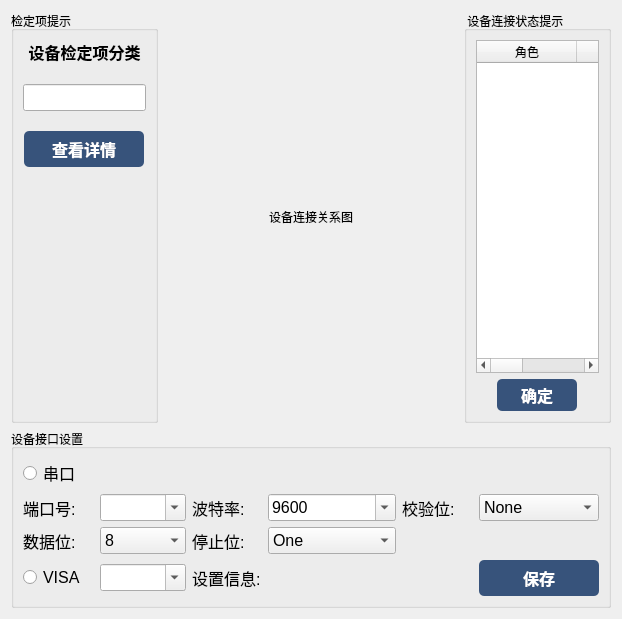
         <widget class="QWidget" name="page_3">
          <layout class="QVBoxLayout" name="verticalLayout_15">
           <item>
            <layout class="QHBoxLayout" name="horizontalLayout_10" stretch="1,2,1">
             <item>
              <widget class="QGroupBox" name="groupBox_6">
               <property name="title">
                <string>检定项提示</string>
               </property>
               <layout class="QVBoxLayout" name="verticalLayout_17">
                <property name="spacing">
                 <number>20</number>
                </property>
                <item>
                 <widget class="QLabel" name="label_32">
                  <property name="font">
                   <font>
                    <pointsize>12</pointsize>
                    <weight>75</weight>
                    <bold>true</bold>
                   </font>
                  </property>
                  <property name="text">
                   <string>设备检定项分类</string>
                  </property>
                  <property name="alignment">
                   <set>Qt::AlignCenter</set>
                  </property>
                 </widget>
                </item>
                <item>
                 <widget class="QLineEdit" name="lineEdit_category">
                  <property name="font">
                   <font>
                    <pointsize>12</pointsize>
                   </font>
                  </property>
                  <property name="readOnly">
                   <bool>true</bool>
                  </property>
                 </widget>
                </item>
                <item>
                 <layout class="QHBoxLayout" name="horizontalLayout_19">
                  <item>
                   <spacer name="horizontalSpacer_17">
                    <property name="orientation">
                     <enum>Qt::Horizontal</enum>
                    </property>
                    <property name="sizeHint" stdset="0">
                     <size>
                      <width>40</width>
                      <height>20</height>
                     </size>
                    </property>
                   </spacer>
                  </item>
                  <item>
                   <widget class="QPushButton" name="pushButton_7">
                    <property name="minimumSize">
                     <size>
                      <width>120</width>
                      <height>36</height>
                     </size>
                    </property>
                    <property name="font">
                     <font>
                      <pointsize>12</pointsize>
                      <weight>75</weight>
                      <bold>true</bold>
                     </font>
                    </property>
                    <property name="styleSheet">
                     <string notr="true">color: rgb(255, 255, 255);
background-color: rgb(55, 83, 123);
border-radius:5px;</string>
                    </property>
                    <property name="text">
                     <string>查看详情</string>
                    </property>
                    <property name="icon">
                     <iconset>
                      <normalon>:/image/Index/u794.svg</normalon>
                     </iconset>
                    </property>
                   </widget>
                  </item>
                  <item>
                   <spacer name="horizontalSpacer_18">
                    <property name="orientation">
                     <enum>Qt::Horizontal</enum>
                    </property>
                    <property name="sizeHint" stdset="0">
                     <size>
                      <width>40</width>
                      <height>20</height>
                     </size>
                    </property>
                   </spacer>
                  </item>
                 </layout>
                </item>
                <item>
                 <spacer name="verticalSpacer">
                  <property name="orientation">
                   <enum>Qt::Vertical</enum>
                  </property>
                  <property name="sizeHint" stdset="0">
                   <size>
                    <width>20</width>
                    <height>244</height>
                   </size>
                  </property>
                 </spacer>
                </item>
               </layout>
              </widget>
             </item>
             <item>
              <widget class="QLabel" name="label_8">
               <property name="text">
                <string>设备连接关系图</string>
               </property>
               <property name="alignment">
                <set>Qt::AlignCenter</set>
               </property>
              </widget>
             </item>
             <item>
              <widget class="QGroupBox" name="groupBox">
               <property name="title">
                <string> 设备连接状态提示</string>
               </property>
               <layout class="QVBoxLayout" name="verticalLayout_2">
                <property name="spacing">
                 <number>6</number>
                </property>
                <item>
                 <widget class="QTableWidget" name="tableWidget_3">
                  <property name="editTriggers">
                   <set>QAbstractItemView::NoEditTriggers</set>
                  </property>
                  <column>
                   <property name="text">
                    <string>角色</string>
                   </property>
                  </column>
                  <column>
                   <property name="text">
                    <string>设备名称</string>
                   </property>
                  </column>
                  <column>
                   <property name="text">
                    <string>连接状态</string>
                   </property>
                  </column>
                 </widget>
                </item>
                <item>
                 <layout class="QHBoxLayout" name="horizontalLayout_13">
                  <item>
                   <spacer name="horizontalSpacer_12">
                    <property name="orientation">
                     <enum>Qt::Horizontal</enum>
                    </property>
                    <property name="sizeHint" stdset="0">
                     <size>
                      <width>40</width>
                      <height>20</height>
                     </size>
                    </property>
                   </spacer>
                  </item>
                  <item>
                   <widget class="QPushButton" name="pushButton_13">
                    <property name="sizePolicy">
                     <sizepolicy hsizetype="Fixed" vsizetype="Fixed">
                      <horstretch>0</horstretch>
                      <verstretch>0</verstretch>
                     </sizepolicy>
                    </property>
                    <property name="minimumSize">
                     <size>
                      <width>80</width>
                      <height>32</height>
                     </size>
                    </property>
                    <property name="font">
                     <font>
                      <pointsize>12</pointsize>
                      <weight>75</weight>
                      <bold>true</bold>
                     </font>
                    </property>
                    <property name="styleSheet">
                     <string notr="true">color: rgb(255, 255, 255);
background-color: rgb(55, 83, 123);
border-radius:5px;</string>
                    </property>
                    <property name="text">
                     <string>确定</string>
                    </property>
                   </widget>
                  </item>
                  <item>
                   <spacer name="horizontalSpacer_11">
                    <property name="orientation">
                     <enum>Qt::Horizontal</enum>
                    </property>
                    <property name="sizeHint" stdset="0">
                     <size>
                      <width>40</width>
                      <height>20</height>
                     </size>
                    </property>
                   </spacer>
                  </item>
                 </layout>
                </item>
               </layout>
              </widget>
             </item>
            </layout>
           </item>
           <item>
            <widget class="QGroupBox" name="groupBox_2">
             <property name="sizePolicy">
              <sizepolicy hsizetype="Preferred" vsizetype="Fixed">
               <horstretch>0</horstretch>
               <verstretch>0</verstretch>
              </sizepolicy>
             </property>
             <property name="minimumSize">
              <size>
               <width>0</width>
               <height>160</height>
              </size>
             </property>
             <property name="title">
              <string>设备接口设置</string>
             </property>
             <layout class="QGridLayout" name="gridLayout_4">
              <item row="0" column="0">
               <widget class="QRadioButton" name="radioButton_serial">
                <property name="font">
                 <font>
                  <pointsize>12</pointsize>
                 </font>
                </property>
                <property name="text">
                 <string>串口</string>
                </property>
               </widget>
              </item>
              <item row="1" column="0">
               <widget class="QLabel" name="label_16">
                <property name="font">
                 <font>
                  <pointsize>12</pointsize>
                 </font>
                </property>
                <property name="text">
                 <string>端口号:</string>
                </property>
               </widget>
              </item>
              <item row="1" column="1">
               <widget class="QComboBox" name="comboBox_port">
                <property name="font">
                 <font>
                  <pointsize>12</pointsize>
                 </font>
                </property>
                <property name="editable">
                 <bool>true</bool>
                </property>
               </widget>
              </item>
              <item row="1" column="2">
               <widget class="QLabel" name="label_20">
                <property name="font">
                 <font>
                  <pointsize>12</pointsize>
                 </font>
                </property>
                <property name="text">
                 <string>波特率:</string>
                </property>
               </widget>
              </item>
              <item row="1" column="3">
               <widget class="QComboBox" name="comboBox_baurt">
                <property name="font">
                 <font>
                  <pointsize>12</pointsize>
                 </font>
                </property>
                <property name="editable">
                 <bool>true</bool>
                </property>
                <property name="currentText">
                 <string>9600</string>
                </property>
                <property name="currentIndex">
                 <number>1</number>
                </property>
                <item>
                 <property name="text">
                  <string>4800</string>
                 </property>
                </item>
                <item>
                 <property name="text">
                  <string>9600</string>
                 </property>
                </item>
                <item>
                 <property name="text">
                  <string>14400</string>
                 </property>
                </item>
                <item>
                 <property name="text">
                  <string>19200</string>
                 </property>
                </item>
                <item>
                 <property name="text">
                  <string>38400</string>
                 </property>
                </item>
               </widget>
              </item>
              <item row="1" column="4">
               <widget class="QLabel" name="label_19">
                <property name="font">
                 <font>
                  <pointsize>12</pointsize>
                 </font>
                </property>
                <property name="text">
                 <string>校验位:</string>
                </property>
               </widget>
              </item>
              <item row="1" column="5">
               <widget class="QComboBox" name="comboBox_check">
                <property name="font">
                 <font>
                  <pointsize>12</pointsize>
                 </font>
                </property>
                <item>
                 <property name="text">
                  <string>None</string>
                 </property>
                </item>
                <item>
                 <property name="text">
                  <string>Odd</string>
                 </property>
                </item>
                <item>
                 <property name="text">
                  <string>Even</string>
                 </property>
                </item>
               </widget>
              </item>
              <item row="2" column="0">
               <widget class="QLabel" name="label_18">
                <property name="font">
                 <font>
                  <pointsize>12</pointsize>
                 </font>
                </property>
                <property name="text">
                 <string>数据位:</string>
                </property>
               </widget>
              </item>
              <item row="2" column="1">
               <widget class="QComboBox" name="comboBox_data">
                <property name="font">
                 <font>
                  <pointsize>12</pointsize>
                 </font>
                </property>
                <property name="currentIndex">
                 <number>1</number>
                </property>
                <item>
                 <property name="text">
                  <string>7</string>
                 </property>
                </item>
                <item>
                 <property name="text">
                  <string>8</string>
                 </property>
                </item>
               </widget>
              </item>
              <item row="2" column="2">
               <widget class="QLabel" name="label_17">
                <property name="font">
                 <font>
                  <pointsize>12</pointsize>
                 </font>
                </property>
                <property name="text">
                 <string>停止位:</string>
                </property>
               </widget>
              </item>
              <item row="2" column="3">
               <widget class="QComboBox" name="comboBox_stop">
                <property name="font">
                 <font>
                  <pointsize>12</pointsize>
                 </font>
                </property>
                <property name="currentIndex">
                 <number>1</number>
                </property>
                <item>
                 <property name="text">
                  <string>None</string>
                 </property>
                </item>
                <item>
                 <property name="text">
                  <string>One</string>
                 </property>
                </item>
                <item>
                 <property name="text">
                  <string>Two</string>
                 </property>
                </item>
                <item>
                 <property name="text">
                  <string>OnePointFive</string>
                 </property>
                </item>
               </widget>
              </item>
              <item row="3" column="0">
               <widget class="QRadioButton" name="radioButton_visa">
                <property name="font">
                 <font>
                  <pointsize>12</pointsize>
                 </font>
                </property>
                <property name="text">
                 <string>VISA</string>
                </property>
               </widget>
              </item>
              <item row="3" column="1">
               <widget class="QComboBox" name="comboBox_visa">
                <property name="font">
                 <font>
                  <pointsize>12</pointsize>
                 </font>
                </property>
                <property name="editable">
                 <bool>true</bool>
                </property>
               </widget>
              </item>
              <item row="3" column="5">
               <widget class="QPushButton" name="pushButton_8">
                <property name="minimumSize">
                 <size>
                  <width>120</width>
                  <height>36</height>
                 </size>
                </property>
                <property name="font">
                 <font>
                  <pointsize>12</pointsize>
                  <weight>75</weight>
                  <bold>true</bold>
                 </font>
                </property>
                <property name="styleSheet">
                 <string notr="true">color: rgb(255, 255, 255);
background-color: rgb(55, 83, 123);
border-radius:5px;</string>
                </property>
                <property name="text">
                 <string>保存</string>
                </property>
               </widget>
              </item>
              <item row="3" column="2">
               <widget class="QLabel" name="label_33">
                <property name="font">
                 <font>
                  <pointsize>12</pointsize>
                 </font>
                </property>
                <property name="text">
                 <string>设置信息:</string>
                </property>
               </widget>
              </item>
              <item row="3" column="3">
               <widget class="QLabel" name="lab_deviceinfo">
                <property name="font">
                 <font>
                  <pointsize>12</pointsize>
                 </font>
                </property>
                <property name="text">
                 <string/>
                </property>
               </widget>
              </item>
             </layout>
            </widget>
           </item>
          </layout>
         </widget>
